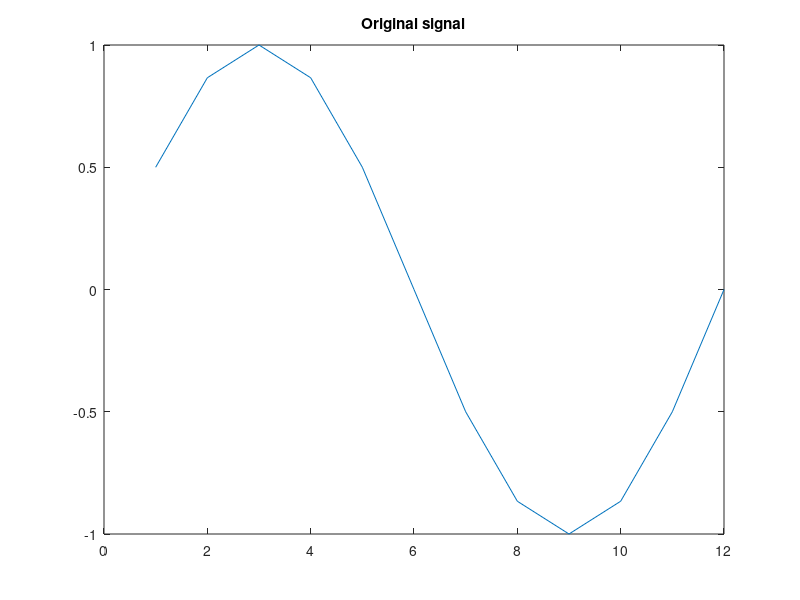
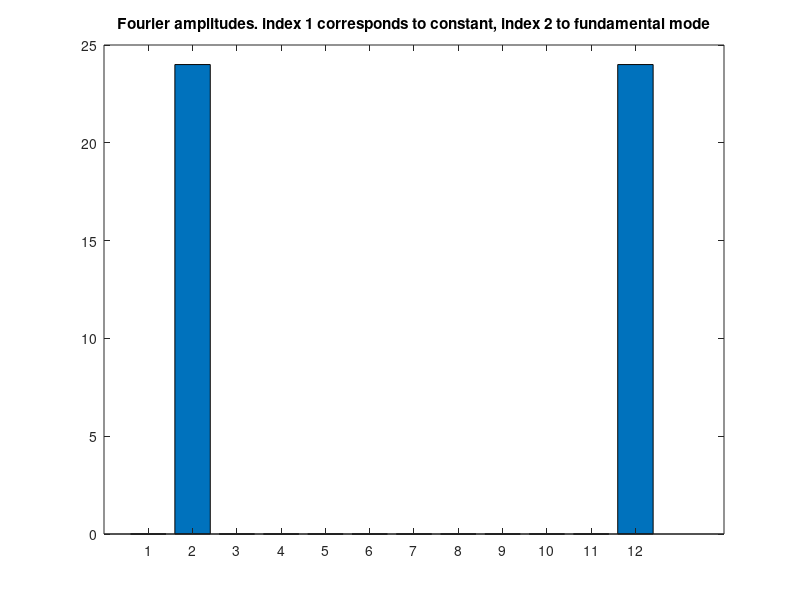

Source code (MATLAB) for these figures, in order: (Note: this script raises an error after producing the figures.)

close all;
x=zeros(12,4);
for i=1:4
x(:,i)=[1:12]/12*2*pi;
end
F=sin(x)




plot(F(:,1))
title('Original signal')
figure

FF=fft2(F);
bar(abs(FF(:,1)))

title('Fourier amplitudes. index 1 corresponds to constant, index 2 to fundamental mode')

figure
FFPAD=mypadding(FF);
bar(abs(FFPAD(:,1)))
title('Padded fourier modes. Note amplitude change with respect to unpadded version and number of modes')

figure
FFORI=ifft2(FF);
plot(real(FFORI))
title('Inverse Fourier transform. Should be the same as original data')


figure
FFFINE=ifft2(FFPAD);
plot(real(FFFINE))
title('Inverse Fourier transform of padded FFT. Note the finer resolution and correct amplitude')

